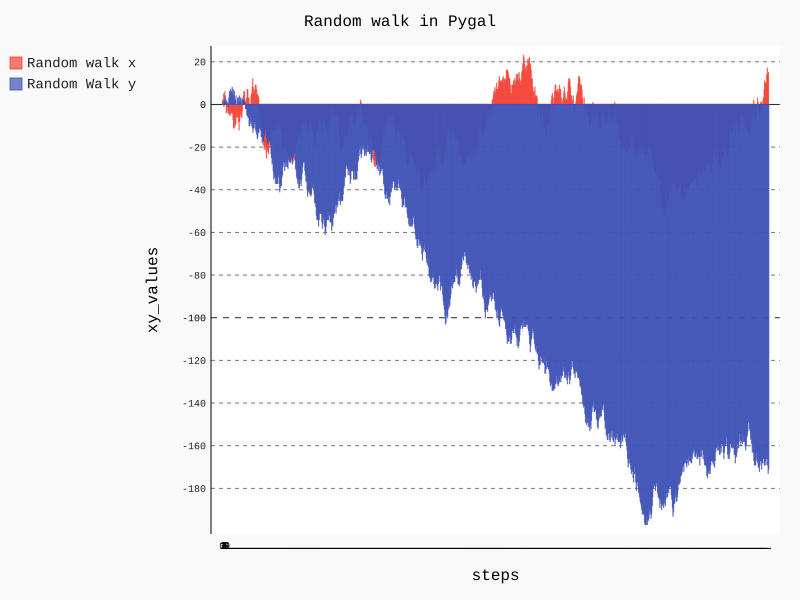

The script that drew this image:
import pygal
from matplotlib import pyplot as plt
from random_walk.random_walk import RandomWalk


# while True:
#     keep_running = input('continue or not? y/n')
#     if keep_running == 'n':
#         break

times =1000
rw = RandomWalk(times)
rw.fill_walk()

point_nums = list(range(1, rw.num_points+1))

# 用pygal实现可视化
hist = pygal.Bar()

hist.title = "Random walk in Pygal"
hist.x_labels = [str(i) for i in point_nums]
hist.x_title = "steps"
hist.y_title = "xy_values"

hist.add('Random walk x', rw.x_values)
hist.add('Random Walk y', rw.y_values)
hist.render_to_file('excersize15_4_1.svg')
